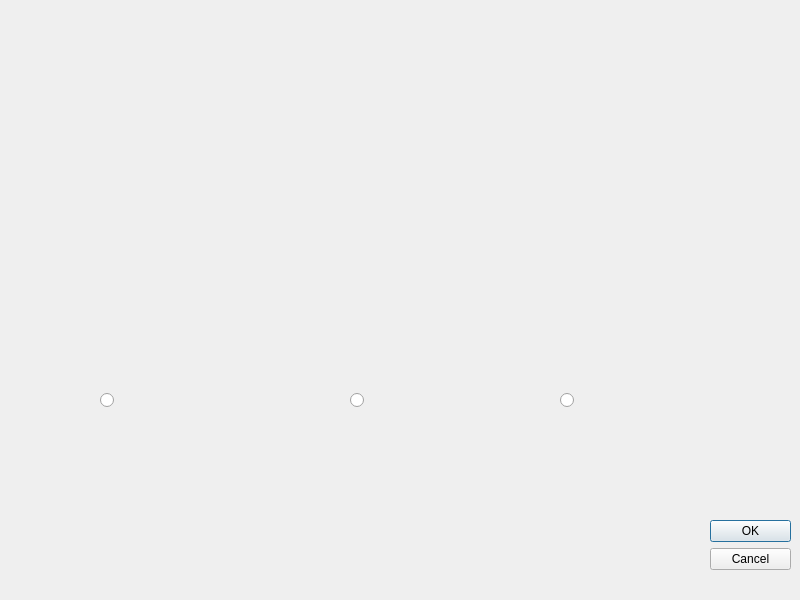
<?xml version="1.0" encoding="UTF-8"?>
<ui version="4.0">
 <class>SelectGameObjectDialog</class>
 <widget class="QDialog" name="SelectGameObjectDialog">
  <property name="geometry">
   <rect>
    <x>0</x>
    <y>0</y>
    <width>800</width>
    <height>600</height>
   </rect>
  </property>
  <property name="windowTitle">
   <string>Dialog</string>
  </property>
  <widget class="QDialogButtonBox" name="buttonBox">
   <property name="geometry">
    <rect>
     <x>710</x>
     <y>520</y>
     <width>81</width>
     <height>241</height>
    </rect>
   </property>
   <property name="orientation">
    <enum>Qt::Vertical</enum>
   </property>
   <property name="standardButtons">
    <set>QDialogButtonBox::Cancel|QDialogButtonBox::Ok</set>
   </property>
  </widget>
  <widget class="QLabel" name="Decision_1">
   <property name="geometry">
    <rect>
     <x>10</x>
     <y>160</y>
     <width>200</width>
     <height>200</height>
    </rect>
   </property>
   <property name="text">
    <string/>
   </property>
  </widget>
  <widget class="QLabel" name="Decision_2">
   <property name="geometry">
    <rect>
     <x>260</x>
     <y>160</y>
     <width>200</width>
     <height>200</height>
    </rect>
   </property>
   <property name="text">
    <string/>
   </property>
  </widget>
  <widget class="QLabel" name="Decision_3">
   <property name="geometry">
    <rect>
     <x>480</x>
     <y>160</y>
     <width>200</width>
     <height>200</height>
    </rect>
   </property>
   <property name="text">
    <string/>
   </property>
  </widget>
  <widget class="QRadioButton" name="select_1">
   <property name="geometry">
    <rect>
     <x>100</x>
     <y>390</y>
     <width>100</width>
     <height>20</height>
    </rect>
   </property>
   <property name="text">
    <string/>
   </property>
  </widget>
  <widget class="QRadioButton" name="select_2">
   <property name="geometry">
    <rect>
     <x>350</x>
     <y>390</y>
     <width>100</width>
     <height>20</height>
    </rect>
   </property>
   <property name="text">
    <string/>
   </property>
  </widget>
  <widget class="QRadioButton" name="select_3">
   <property name="geometry">
    <rect>
     <x>560</x>
     <y>390</y>
     <width>100</width>
     <height>20</height>
    </rect>
   </property>
   <property name="text">
    <string/>
   </property>
  </widget>
  <widget class="QLabel" name="backgroundGameObject">
   <property name="geometry">
    <rect>
     <x>0</x>
     <y>0</y>
     <width>956</width>
     <height>645</height>
    </rect>
   </property>
   <property name="text">
    <string/>
   </property>
  </widget>
  <zorder>backgroundGameObject</zorder>
  <zorder>buttonBox</zorder>
  <zorder>Decision_1</zorder>
  <zorder>Decision_2</zorder>
  <zorder>Decision_3</zorder>
  <zorder>select_1</zorder>
  <zorder>select_2</zorder>
  <zorder>select_3</zorder>
 </widget>
 <resources/>
 <connections>
  <connection>
   <sender>buttonBox</sender>
   <signal>accepted()</signal>
   <receiver>SelectGameObjectDialog</receiver>
   <slot>accept()</slot>
   <hints>
    <hint type="sourcelabel">
     <x>248</x>
     <y>254</y>
    </hint>
    <hint type="destinationlabel">
     <x>157</x>
     <y>274</y>
    </hint>
   </hints>
  </connection>
  <connection>
   <sender>buttonBox</sender>
   <signal>rejected()</signal>
   <receiver>SelectGameObjectDialog</receiver>
   <slot>reject()</slot>
   <hints>
    <hint type="sourcelabel">
     <x>316</x>
     <y>260</y>
    </hint>
    <hint type="destinationlabel">
     <x>286</x>
     <y>274</y>
    </hint>
   </hints>
  </connection>
 </connections>
</ui>
